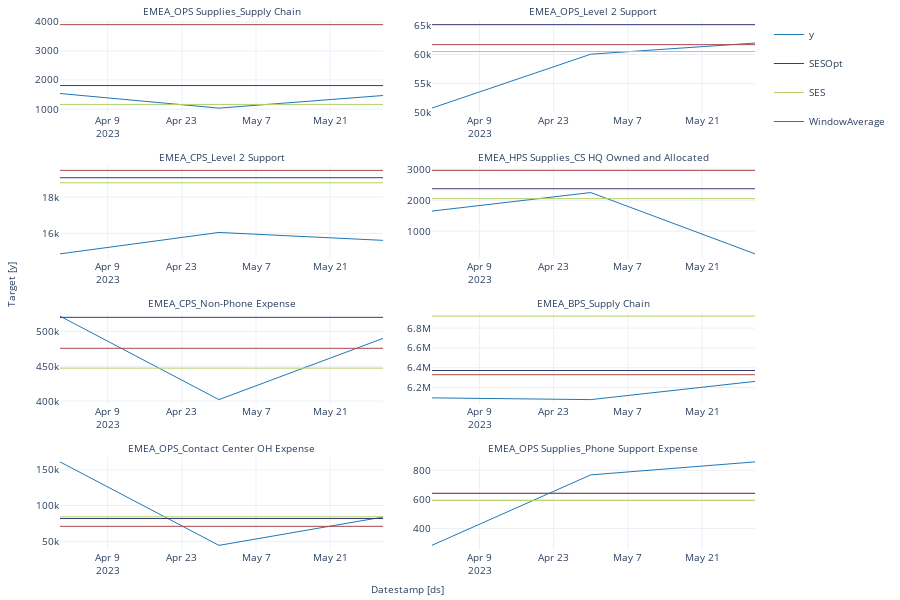

Notebook code for this chart:
### Code cell
StatsForecast.plot(Y_df, fcst, max_insample_length=3)

### Figure 1 — Plotly figure (JSON) as saved in the notebook; plotly's stock layout.template omitted (floating-point values rounded to 4 significant figures)
{"data": [{"legendgroup": "y", "line": {"color": "#1f77b4", "width": 1}, "mode": "lines", "name": "y", "showlegend": true, "type": "scatter", "x": ["2023-03-31T00:00:00", "2023-04-30T00:00:00", "2023-05-31T00:00:00"], "xaxis": "x", "y": [1535.0, 1031.0, 1466.0], "yaxis": "y"}, {"legendgroup": "y", "line": {"color": "#1f77b4", "width": 1}, "mode": "lines", "name": "y", "showlegend": false, "type": "scatter", "x": ["2023-03-31T00:00:00", "2023-04-30T00:00:00", "2023-05-31T00:00:00"], "xaxis": "x2", "y": [50710.0, 60050.0, 61990.0], "yaxis": "y2"}, {"legendgroup": "y", "line": {"color": "#1f77b4", "width": 1}, "mode": "lines", "name": "y", "showlegend": false, "type": "scatter", "x": ["2023-03-31T00:00:00", "2023-04-30T00:00:00", "2023-05-31T00:00:00"], "xaxis": "x3", "y": [14870.0, 16050.0, 15610.0], "yaxis": "y3"}, {"legendgroup": "y", "line": {"color": "#1f77b4", "width": 1}, "mode": "lines", "name": "y", "showlegend": false, "type": "scatter", "x": ["2023-03-31T00:00:00", "2023-04-30T00:00:00", "2023-05-31T00:00:00"], "xaxis": "x4", "y": [1650.0, 2250.0, 265.8], "yaxis": "y4"}, {"legendgroup": "y", "line": {"color": "#1f77b4", "width": 1}, "mode": "lines", "name": "y", "showlegend": false, "type": "scatter", "x": ["2023-03-31T00:00:00", "2023-04-30T00:00:00", "2023-05-31T00:00:00"], "xaxis": "x5", "y": [521700.0, 402000.0, 489900.0], "yaxis": "y5"}, {"legendgroup": "y", "line": {"color": "#1f77b4", "width": 1}, "mode": "lines", "name": "y", "showlegend": false, "type": "scatter", "x": ["2023-03-31T00:00:00", "2023-04-30T00:00:00", "2023-05-31T00:00:00"], "xaxis": "x6", "y": [6095000.0, 6077000.0, 6262000.0], "yaxis": "y6"}, {"legendgroup": "y", "line": {"color": "#1f77b4", "width": 1}, "mode": "lines", "name": "y", "showlegend": false, "type": "scatter", "x": ["2023-03-31T00:00:00", "2023-04-30T00:00:00", "2023-05-31T00:00:00"], "xaxis": "x7", "y": [161100.0, 44250.0, 83910.0], "yaxis": "y7"}, {"legendgroup": "y", "line": {"color": "#1f77b4", "width": 1}, "mode": "lines", "name": "y", "showlegend": false, "type": "scatter", "x": ["2023-03-31T00:00:00", "2023-04-30T00:00:00", "2023-05-31T00:00:00"], "xaxis": "x8", "y": [283.7, 768.4, 857.7], "yaxis": "y8"}, {"legendgroup": "SESOpt", "line": {"color": "#393b79", "width": 1}, "mode": "lines", "name": "SESOpt", "showlegend": true, "type": "scatter", "x": ["2023-03-31T00:00:00", "2023-04-30T00:00:00", "2023-05-31T00:00:00"], "xaxis": "x", "y": [1808.0, 1808.0, 1808.0], "yaxis": "y"}, {"legendgroup": "SES", "line": {"color": "#b5cf6b", "width": 1}, "mode": "lines", "name": "SES", "showlegend": true, "type": "scatter", "x": ["2023-03-31T00:00:00", "2023-04-30T00:00:00", "2023-05-31T00:00:00"], "xaxis": "x", "y": [1159.0, 1159.0, 1159.0], "yaxis": "y"}, {"legendgroup": "WindowAverage", "line": {"color": "#ad494a", "width": 1}, "mode": "lines", "name": "WindowAverage", "showlegend": true, "type": "scatter", "x": ["2023-03-31T00:00:00", "2023-04-30T00:00:00", "2023-05-31T00:00:00"], "xaxis": "x", "y": [3906.0, 3906.0, 3906.0], "yaxis": "y"}, {"legendgroup": "SESOpt", "line": {"color": "#393b79", "width": 1}, "mode": "lines", "name": "SESOpt", "showlegend": false, "type": "scatter", "x": ["2023-03-31T00:00:00", "2023-04-30T00:00:00", "2023-05-31T00:00:00"], "xaxis": "x2", "y": [65180.0, 65180.0, 65180.0], "yaxis": "y2"}, {"legendgroup": "SES", "line": {"color": "#b5cf6b", "width": 1}, "mode": "lines", "name": "SES", "showlegend": false, "type": "scatter", "x": ["2023-03-31T00:00:00", "2023-04-30T00:00:00", "2023-05-31T00:00:00"], "xaxis": "x2", "y": [60520.0, 60520.0, 60520.0], "yaxis": "y2"}, {"legendgroup": "WindowAverage", "line": {"color": "#ad494a", "width": 1}, "mode": "lines", "name": "WindowAverage", "showlegend": false, "type": "scatter", "x": ["2023-03-31T00:00:00", "2023-04-30T00:00:00", "2023-05-31T00:00:00"], "xaxis": "x2", "y": [61710.0, 61710.0, 61710.0], "yaxis": "y2"}, {"legendgroup": "SESOpt", "line": {"color": "#393b79", "width": 1}, "mode": "lines", "name": "SESOpt", "showlegend": false, "type": "scatter", "x": ["2023-03-31T00:00:00", "2023-04-30T00:00:00", "2023-05-31T00:00:00"], "xaxis": "x3", "y": [19070.0, 19070.0, 19070.0], "yaxis": "y3"}, {"legendgroup": "SES", "line": {"color": "#b5cf6b", "width": 1}, "mode": "lines", "name": "SES", "showlegend": false, "type": "scatter", "x": ["2023-03-31T00:00:00", "2023-04-30T00:00:00", "2023-05-31T00:00:00"], "xaxis": "x3", "y": [18790.0, 18790.0, 18790.0], "yaxis": "y3"}, {"legendgroup": "WindowAverage", "line": {"color": "#ad494a", "width": 1}, "mode": "lines", "name": "WindowAverage", "showlegend": false, "type": "scatter", "x": ["2023-03-31T00:00:00", "2023-04-30T00:00:00", "2023-05-31T00:00:00"], "xaxis": "x3", "y": [19470.0, 19470.0, 19470.0], "yaxis": "y3"}, {"legendgroup": "SESOpt", "line": {"color": "#393b79", "width": 1}, "mode": "lines", "name": "SESOpt", "showlegend": false, "type": "scatter", "x": ["2023-03-31T00:00:00", "2023-04-30T00:00:00", "2023-05-31T00:00:00"], "xaxis": "x4", "y": [2373.0, 2373.0, 2373.0], "yaxis": "y4"}, {"legendgroup": "SES", "line": {"color": "#b5cf6b", "width": 1}, "mode": "lines", "name": "SES", "showlegend": false, "type": "scatter", "x": ["2023-03-31T00:00:00", "2023-04-30T00:00:00", "2023-05-31T00:00:00"], "xaxis": "x4", "y": [2052.0, 2052.0, 2052.0], "yaxis": "y4"}, {"legendgroup": "WindowAverage", "line": {"color": "#ad494a", "width": 1}, "mode": "lines", "name": "WindowAverage", "showlegend": false, "type": "scatter", "x": ["2023-03-31T00:00:00", "2023-04-30T00:00:00", "2023-05-31T00:00:00"], "xaxis": "x4", "y": [2968.0, 2968.0, 2968.0], "yaxis": "y4"}, {"legendgroup": "SESOpt", "line": {"color": "#393b79", "width": 1}, "mode": "lines", "name": "SESOpt", "showlegend": false, "type": "scatter", "x": ["2023-03-31T00:00:00", "2023-04-30T00:00:00", "2023-05-31T00:00:00"], "xaxis": "x5", "y": [520000.0, 520000.0, 520000.0], "yaxis": "y5"}, {"legendgroup": "SES", "line": {"color": "#b5cf6b", "width": 1}, "mode": "lines", "name": "SES", "showlegend": false, "type": "scatter", "x": ["2023-03-31T00:00:00", "2023-04-30T00:00:00", "2023-05-31T00:00:00"], "xaxis": "x5", "y": [447100.0, 447100.0, 447100.0], "yaxis": "y5"}, {"legendgroup": "WindowAverage", "line": {"color": "#ad494a", "width": 1}, "mode": "lines", "name": "WindowAverage", "showlegend": false, "type": "scatter", "x": ["2023-03-31T00:00:00", "2023-04-30T00:00:00", "2023-05-31T00:00:00"], "xaxis": "x5", "y": [475600.0, 475600.0, 475600.0], "yaxis": "y5"}, {"legendgroup": "SESOpt", "line": {"color": "#393b79", "width": 1}, "mode": "lines", "name": "SESOpt", "showlegend": false, "type": "scatter", "x": ["2023-03-31T00:00:00", "2023-04-30T00:00:00", "2023-05-31T00:00:00"], "xaxis": "x6", "y": [6371757, 6371757, 6371757], "yaxis": "y6"}, {"legendgroup": "SES", "line": {"color": "#b5cf6b", "width": 1}, "mode": "lines", "name": "SES", "showlegend": false, "type": "scatter", "x": ["2023-03-31T00:00:00", "2023-04-30T00:00:00", "2023-05-31T00:00:00"], "xaxis": "x6", "y": [6921319, 6921319, 6921319], "yaxis": "y6"}, {"legendgroup": "WindowAverage", "line": {"color": "#ad494a", "width": 1}, "mode": "lines", "name": "WindowAverage", "showlegend": false, "type": "scatter", "x": ["2023-03-31T00:00:00", "2023-04-30T00:00:00", "2023-05-31T00:00:00"], "xaxis": "x6", "y": [6329088, 6329088, 6329088], "yaxis": "y6"}, {"legendgroup": "SESOpt", "line": {"color": "#393b79", "width": 1}, "mode": "lines", "name": "SESOpt", "showlegend": false, "type": "scatter", "x": ["2023-03-31T00:00:00", "2023-04-30T00:00:00", "2023-05-31T00:00:00"], "xaxis": "x7", "y": [81810.0, 81810.0, 81810.0], "yaxis": "y7"}, {"legendgroup": "SES", "line": {"color": "#b5cf6b", "width": 1}, "mode": "lines", "name": "SES", "showlegend": false, "type": "scatter", "x": ["2023-03-31T00:00:00", "2023-04-30T00:00:00", "2023-05-31T00:00:00"], "xaxis": "x7", "y": [84210.0, 84210.0, 84210.0], "yaxis": "y7"}, {"legendgroup": "WindowAverage", "line": {"color": "#ad494a", "width": 1}, "mode": "lines", "name": "WindowAverage", "showlegend": false, "type": "scatter", "x": ["2023-03-31T00:00:00", "2023-04-30T00:00:00", "2023-05-31T00:00:00"], "xaxis": "x7", "y": [70890.0, 70890.0, 70890.0], "yaxis": "y7"}, {"legendgroup": "SESOpt", "line": {"color": "#393b79", "width": 1}, "mode": "lines", "name": "SESOpt", "showlegend": false, "type": "scatter", "x": ["2023-03-31T00:00:00", "2023-04-30T00:00:00", "2023-05-31T00:00:00"], "xaxis": "x8", "y": [641.2, 641.2, 641.2], "yaxis": "y8"}, {"legendgroup": "SES", "line": {"color": "#b5cf6b", "width": 1}, "mode": "lines", "name": "SES", "showlegend": false, "type": "scatter", "x": ["2023-03-31T00:00:00", "2023-04-30T00:00:00", "2023-05-31T00:00:00"], "xaxis": "x8", "y": [592.8, 592.8, 592.8], "yaxis": "y8"}, {"legendgroup": "WindowAverage", "line": {"color": "#ad494a", "width": 1}, "mode": "lines", "name": "WindowAverage", "showlegend": false, "type": "scatter", "x": ["2023-03-31T00:00:00", "2023-04-30T00:00:00", "2023-05-31T00:00:00"], "xaxis": "x8", "y": [641.5, 641.5, 641.5], "yaxis": "y8"}], "layout": {"annotations": [{"font": {"size": 10}, "showarrow": false, "text": "EMEA_OPS Supplies_Supply Chain", "x": 0.2325, "xanchor": "center", "xref": "paper", "y": 1, "yanchor": "bottom", "yref": "paper"}, {"font": {"size": 10}, "showarrow": false, "text": "EMEA_OPS_Level 2 Support", "x": 0.7675, "xanchor": "center", "xref": "paper", "y": 1, "yanchor": "bottom", "yref": "paper"}, {"font": {"size": 10}, "showarrow": false, "text": "EMEA_CPS_Level 2 Support", "x": 0.2325, "xanchor": "center", "xref": "paper", "y": 0.725, "yanchor": "bottom", "yref": "paper"}, {"font": {"size": 10}, "showarrow": false, "text": "EMEA_HPS Supplies_CS HQ Owned and Allocated", "x": 0.7675, "xanchor": "center", "xref": "paper", "y": 0.725, "yanchor": "bottom", "yref": "paper"}, {"font": {"size": 10}, "showarrow": false, "text": "EMEA_CPS_Non-Phone Expense", "x": 0.2325, "xanchor": "center", "xref": "paper", "y": 0.45, "yanchor": "bottom", "yref": "paper"}, {"font": {"size": 10}, "showarrow": false, "text": "EMEA_BPS_Supply Chain", "x": 0.7675, "xanchor": "center", "xref": "paper", "y": 0.45, "yanchor": "bottom", "yref": "paper"}, {"font": {"size": 10}, "showarrow": false, "text": "EMEA_OPS_Contact Center OH Expense", "x": 0.2325, "xanchor": "center", "xref": "paper", "y": 0.175, "yanchor": "bottom", "yref": "paper"}, {"font": {"size": 10}, "showarrow": false, "text": "EMEA_OPS Supplies_Phone Support Expense", "x": 0.7675, "xanchor": "center", "xref": "paper", "y": 0.175, "yanchor": "bottom", "yref": "paper"}, {"font": {"size": 10}, "showarrow": false, "text": "Datestamp [ds]", "x": 0.5, "xanchor": "center", "xref": "paper", "y": 0, "yanchor": "top", "yref": "paper", "yshift": -30}, {"font": {"size": 10}, "showarrow": false, "text": "Target [y]", "textangle": -90, "x": 0, "xanchor": "right", "xref": "paper", "xshift": -40, "y": 0.5, "yanchor": "middle", "yref": "paper"}], "autosize": true, "font": {"size": 10}, "height": 600, "margin": {"b": 50, "l": 60, "r": 10, "t": 20}, "xaxis": {"anchor": "y", "domain": [0, 0.465], "showticklabels": true, "visible": true}, "xaxis2": {"anchor": "y2", "domain": [0.535, 1.0], "showticklabels": true, "visible": true}, "xaxis3": {"anchor": "y3", "domain": [0, 0.465], "showticklabels": true, "visible": true}, "xaxis4": {"anchor": "y4", "domain": [0.535, 1.0], "showticklabels": true, "visible": true}, "xaxis5": {"anchor": "y5", "domain": [0, 0.465], "showticklabels": true, "visible": true}, "xaxis6": {"anchor": "y6", "domain": [0.535, 1.0], "showticklabels": true, "visible": true}, "xaxis7": {"anchor": "y7", "domain": [0, 0.465], "showticklabels": true, "visible": true}, "xaxis8": {"anchor": "y8", "domain": [0.535, 1.0], "showticklabels": true, "visible": true}, "yaxis": {"anchor": "x", "domain": [0.825, 1]}, "yaxis2": {"anchor": "x2", "domain": [0.825, 1]}, "yaxis3": {"anchor": "x3", "domain": [0.55, 0.725]}, "yaxis4": {"anchor": "x4", "domain": [0.55, 0.725]}, "yaxis5": {"anchor": "x5", "domain": [0.275, 0.45]}, "yaxis6": {"anchor": "x6", "domain": [0.275, 0.45]}, "yaxis7": {"anchor": "x7", "domain": [0, 0.175]}, "yaxis8": {"anchor": "x8", "domain": [0, 0.175]}}}
